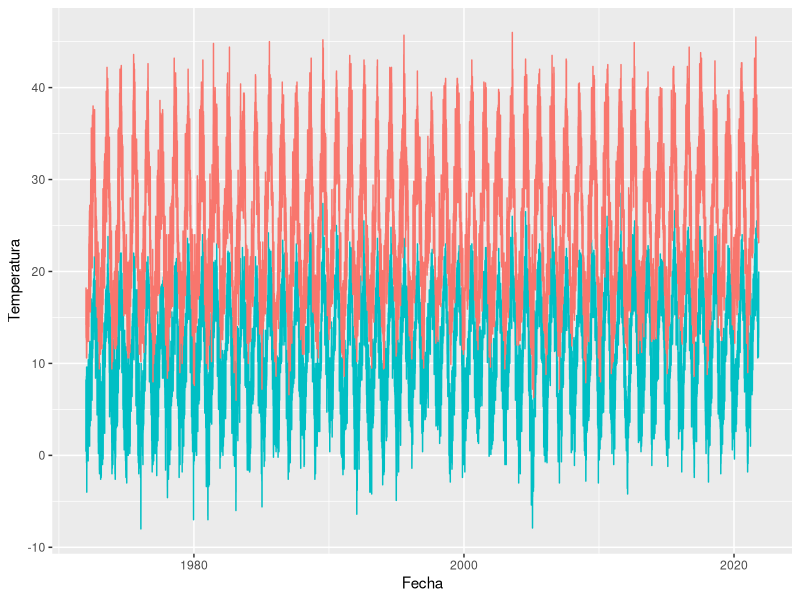
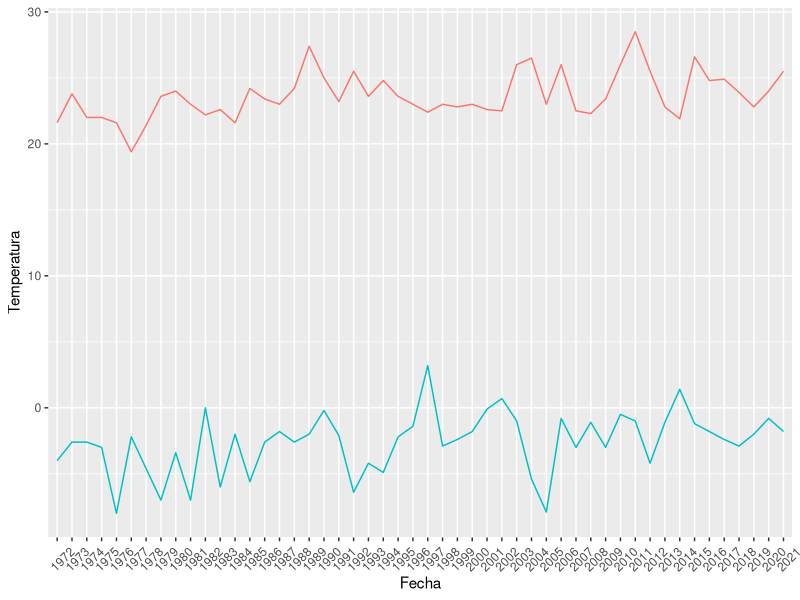
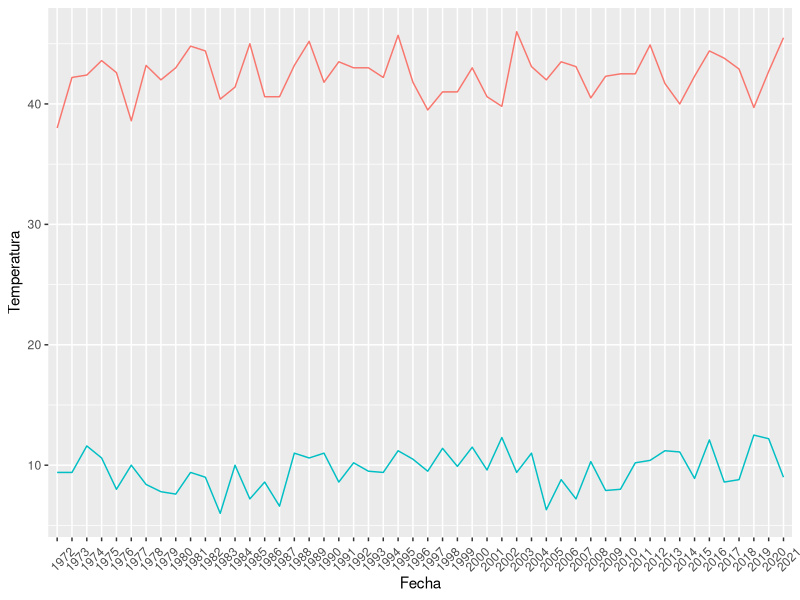
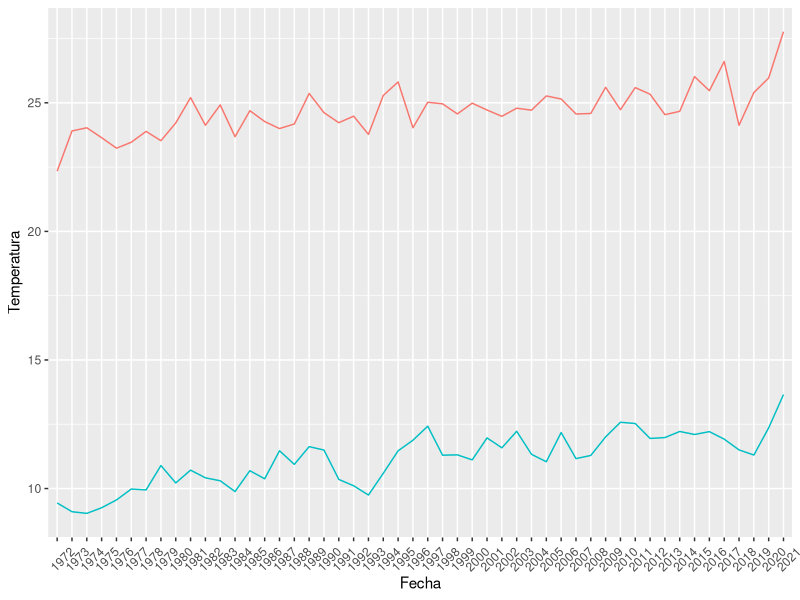

These charts were generated, in order, by the following R code:
library('ggplot2')
library('dplyr')

#Datos
df <- read.csv("./datos/temperaturas.csv")
df <- df[, -1]
df$min <- as.numeric(df$min)
df$max <- as.numeric(df$max)
df$dia = as.Date(df$dia, '%Y-%m-%d')

#Dias
nrow(df)
min(df$dia)
max(df$dia)
summary(df)

#Representacion datos
ggplot(df, aes(dia)) + 
  geom_line(aes(y = min, colour = "min")) + 
  geom_line(aes(y = max, colour = "max")) +
  ylab("Temperatura") + xlab("Fecha") +
  theme(legend.position="none")

#Minimos y maximos
View(df[order(df$min)[1:10], ])
View(df[order(df$min, decreasing = TRUE)[1:10], ])

View(df[order(df$max)[1:10], ])
View(df[order(df$max, decreasing = TRUE)[1:10], ])

#Media anual
df$year <- format(df$dia,"%Y")
dfg_year <- df %>% group_by(year) %>% summarise(min_min = min(min), max_min = max(min),
                                   min_max = min(max), max_max = max(max),
                                   mean_min = mean(min), mean_max = mean(max))

dfg_year <- as.data.frame(dfg_year)
ggplot(dfg_year, aes(year)) + 
  geom_line(aes(y = min_min, colour = "min_min", group = 1)) + 
  geom_line(aes(y = max_min, colour = "max_min", group = 1)) +
  ylab("Temperatura") + xlab("Fecha") +
  theme(legend.position="none", axis.text.x = element_text(angle = 45, vjust = 0.1, hjust=0.1))

ggplot(dfg_year, aes(year)) + 
  geom_line(aes(y = min_max, colour = "min_max", group = 1)) + 
  geom_line(aes(y = max_max, colour = "max_max", group = 1)) +
  ylab("Temperatura") + xlab("Fecha") +
  theme(legend.position="none", axis.text.x = element_text(angle = 45, vjust = 0.1, hjust=0.1))

ggplot(dfg_year, aes(year)) + 
  geom_line(aes(y = mean_min, colour = "mean_min", group = 1)) + 
  geom_line(aes(y = mean_max, colour = "mean_max", group = 1)) +
  ylab("Temperatura") + xlab("Fecha") +
  theme(legend.position="none", axis.text.x = element_text(angle = 45, vjust = 0.1, hjust=0.1))


